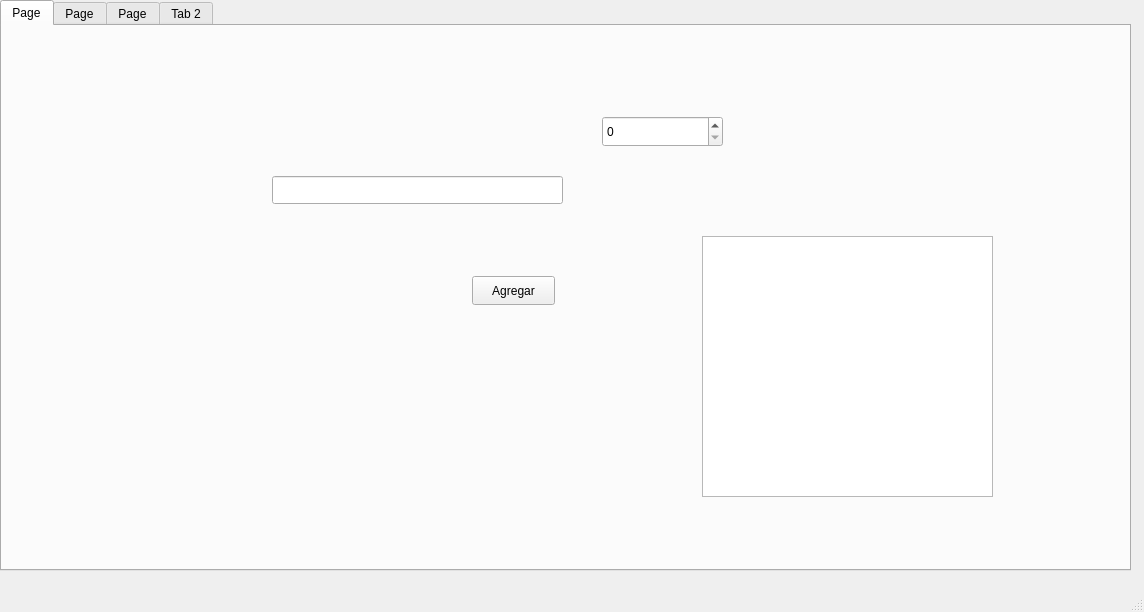
<?xml version="1.0" encoding="UTF-8"?>
<ui version="4.0">
 <class>cframe</class>
 <widget class="QMainWindow" name="cframe">
  <property name="geometry">
   <rect>
    <x>0</x>
    <y>0</y>
    <width>1144</width>
    <height>612</height>
   </rect>
  </property>
  <property name="windowTitle">
   <string>cframe</string>
  </property>
  <widget class="QWidget" name="centralwidget">
   <widget class="QTabWidget" name="tabWidget">
    <property name="geometry">
     <rect>
      <x>0</x>
      <y>0</y>
      <width>1131</width>
      <height>571</height>
     </rect>
    </property>
    <property name="currentIndex">
     <number>0</number>
    </property>
    <widget class="QWidget" name="tab_3">
     <attribute name="title">
      <string>Page</string>
     </attribute>
     <widget class="QPushButton" name="Agregar_Item">
      <property name="geometry">
       <rect>
        <x>470</x>
        <y>250</y>
        <width>83</width>
        <height>29</height>
       </rect>
      </property>
      <property name="text">
       <string>Agregar</string>
      </property>
     </widget>
     <widget class="QLineEdit" name="LE_Item">
      <property name="geometry">
       <rect>
        <x>270</x>
        <y>150</y>
        <width>291</width>
        <height>28</height>
       </rect>
      </property>
     </widget>
     <widget class="QTextEdit" name="mostrar_item">
      <property name="geometry">
       <rect>
        <x>700</x>
        <y>210</y>
        <width>291</width>
        <height>261</height>
       </rect>
      </property>
     </widget>
     <widget class="QSpinBox" name="Sb_cant_items">
      <property name="geometry">
       <rect>
        <x>600</x>
        <y>90</y>
        <width>121</width>
        <height>31</height>
       </rect>
      </property>
     </widget>
    </widget>
    <widget class="QWidget" name="tab_4">
     <attribute name="title">
      <string>Page</string>
     </attribute>
    </widget>
    <widget class="QWidget" name="tab_5">
     <attribute name="title">
      <string>Page</string>
     </attribute>
    </widget>
    <widget class="QWidget" name="tab_2">
     <attribute name="title">
      <string>Tab 2</string>
     </attribute>
    </widget>
   </widget>
  </widget>
  <widget class="QMenuBar" name="menubar">
   <property name="geometry">
    <rect>
     <x>0</x>
     <y>0</y>
     <width>1144</width>
     <height>25</height>
    </rect>
   </property>
  </widget>
  <widget class="QStatusBar" name="statusbar"/>
 </widget>
 <resources/>
 <connections/>
</ui>
